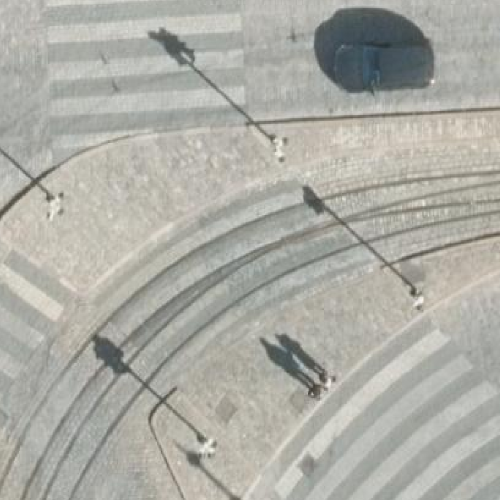
#> input picture hough_transform/16908.png, 1000 x 1000 px (shown at 1/2 size)
$ jupyter execute --allow-errors edge_detection.ipynb
#> lines starting #> are read from the running program, lines starting #| are printed output that depends on the picture; after the words box and inside, x2 and y2 are one past the last pixel; in counts of white or black regions, pixels touching at a corner belong together
### Edge detection and probabilistic hough line detection

[cell 1]
import numpy as np
import cv2
from matplotlib import pyplot as plt

[cell 2]
# Reference for canny edge detection http://homepages.inf.ed.ac.uk/rbf/HIPR2/canny.htm
# HoughLines can only be implemented in binary image. In our case thresholding or canny operation are suitable methods.

[cell 3]
img = cv2.imread('test.png')
#> (the rest of this cell did not finish here and is left out)

#> (a cell that did not finish here is left out)

[cell 5]
plt.figure(figsize=(40,120))
#> (the rest of this cell did not finish here and is left out)

#> (a cell that did not finish here is left out)

[cell 7]
## Parameters for cv2.HoughLinesP
# dst: Output of the edge detector. It should be a grayscale image (although in fact it is a binary one)
# lines: A vector that will store the parameters (x_{start}, y_{start}, x_{end}, y_{end}) of the detected lines
# rho : The resolution of the parameter r in pixels. We use 1 pixel.
# theta: The resolution of the parameter \theta in radians. We use 1 degree (CV_PI/180)
# threshold: The minimum number of intersections to “detect” a line
# minLinLength: The minimum number of points that can form a line. Lines with less than this number of points are disregarded.
# maxLineGap: The maximum gap between two points to be considered in the same line.

[cell 8]
img = cv2.imread('52758.png')
#> (the rest of this cell did not finish here and is left out)

#> (a cell that did not finish here is left out)

[cell 10]
img = cv2.imread('52758.png')
#> (the rest of this cell did not finish here and is left out)

#> (a cell that did not finish here is left out)

#> (a cell that did not finish here is left out)

[cell 13]
img = cv2.imread('16908.png')
#> img is the input picture: shape (1000, 1000, 3); mean B, G, R 165.5, 173, 172.9
plt.imshow(img)
gray = cv2.cvtColor(img,cv2.COLOR_BGR2GRAY)
thresh, blackAndWhiteImage=cv2.threshold(gray,180,255, cv2.THRESH_BINARY) # try relacing lower threshold here to 180 and run HoughLinesP block below
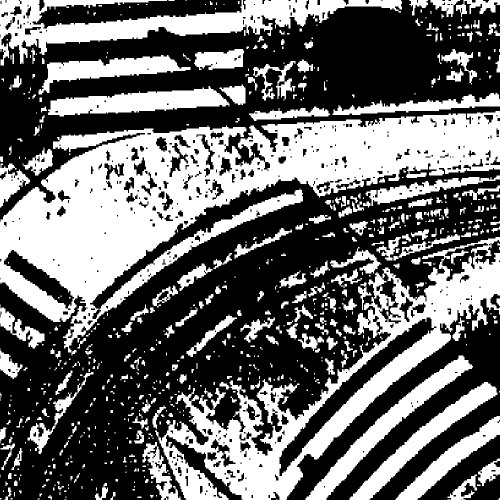
#> blackAndWhiteImage: shape (1000, 1000) (shown at 1/2 size); 41.7% white; 668 white regions (289 under 20 px), largest, box (x1, y1, x2, y2) and area: (0, 222, 1000, 711) 167894, (310, 474, 1000, 1000) 76446, (0, 0, 804, 131) 33681
#plt.figure(figsize=(10,20))
#plt.imshow(np.hstack((gray,blackAndWhiteImage)))
blurb = cv2.GaussianBlur(blackAndWhiteImage,(7,7),50)
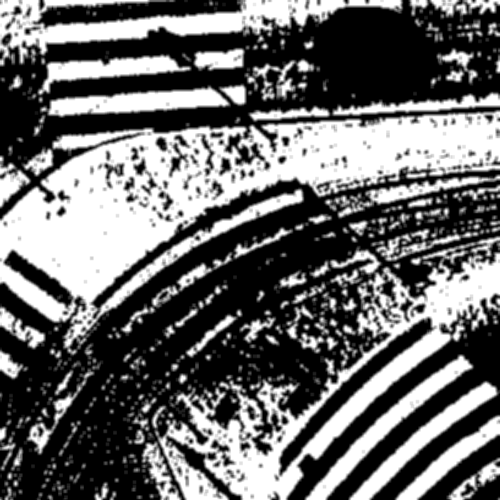
#> blurb: shape (1000, 1000) (shown at 1/2 size); min 0, max 255, mean 106.3
plt.imshow(np.hstack((gray,blackAndWhiteImage,blurb)))
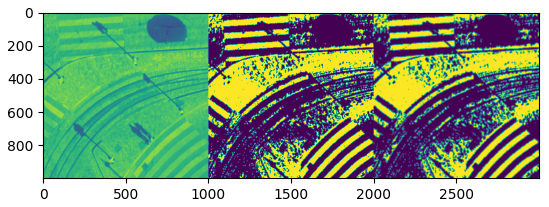
#> figure drawn by matplotlib, 1 panel; B, G, R data is drawn as R, G, B

[cell 14]
linesP = cv2.HoughLinesP(blurb,1, np.pi /180,20, None,70,10)
#> linesP = 2575 rows, first 6: [30, 403, 769, 233], [627, 388, 999, 260], [721, 608, 800, 672], [0, 472, 999, 186], [588, 377, 999, 244], [0, 516, 964, 222]
if linesP is not None:
        for i in range(0, len(linesP)):
            l = linesP[i][0]
            cv2.line(img, (l[0], l[1]), (l[2], l[3]), (0,0,255), 3, cv2.LINE_AA)
#> this loop made 2575 passes
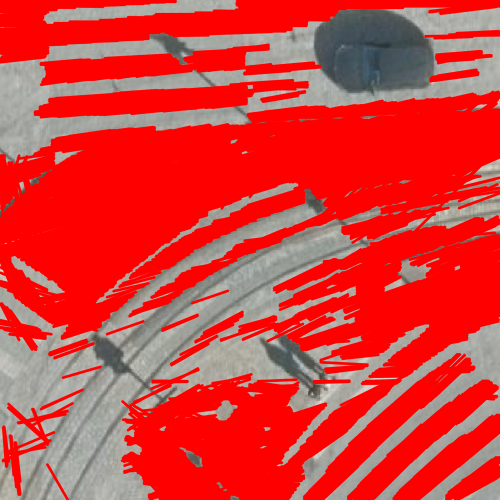
#> img: shape (1000, 1000, 3) (shown at 1/2 size); mean B, G, R 60.2, 62.4, 214.5
plt.imshow(img)
img = cv2.imread('16908.png')
#The image has clearly captured zebra-cross but the middle section is also captured.

[cell 15]
img = cv2.imread('16908.png')
gray = cv2.cvtColor(img,cv2.COLOR_BGR2GRAY)
edge=cv2.Canny(gray,7,200,apertureSize=3,L2gradient=True)
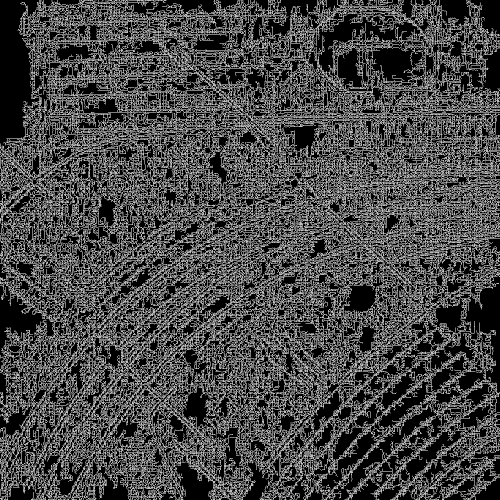
#> edge: shape (1000, 1000) (shown at 1/2 size); 28.3% white in thin lines or dots
blur = cv2.GaussianBlur(edge,(3,3),2)
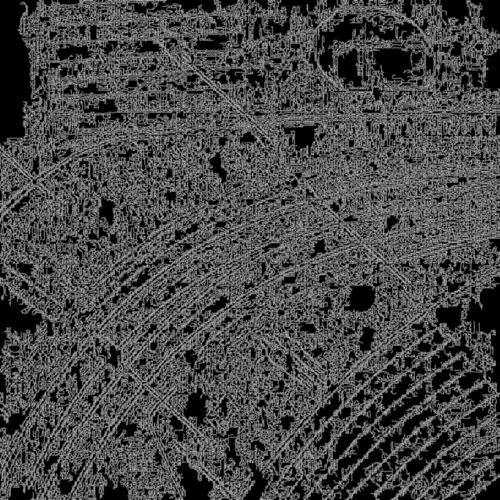
#> blur: shape (1000, 1000) (shown at 1/2 size); min 0, max 222, mean 72.2
plt.imshow(np.hstack((gray,edge,blur)))
#plt.imshow(edge)
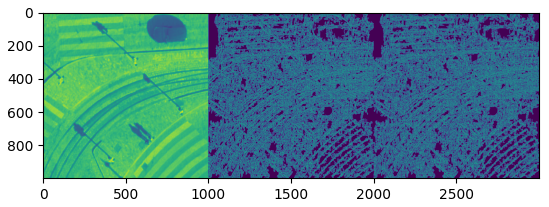
#> figure drawn by matplotlib, 1 panel

$ run again, with hough_transform/38.png copied over hough_transform/16908.png
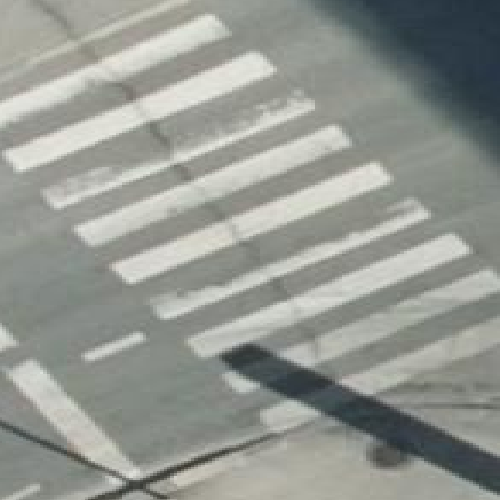
#> input picture hough_transform/38.png, 500 x 500 px
#> img is the input picture: shape (500, 500, 3); mean B, G, R 145.1, 151.1, 147.7
#> `thresh, blackAndWhiteImage=cv2.threshold(gray,180,255, cv2.THRESH_BINA..`:
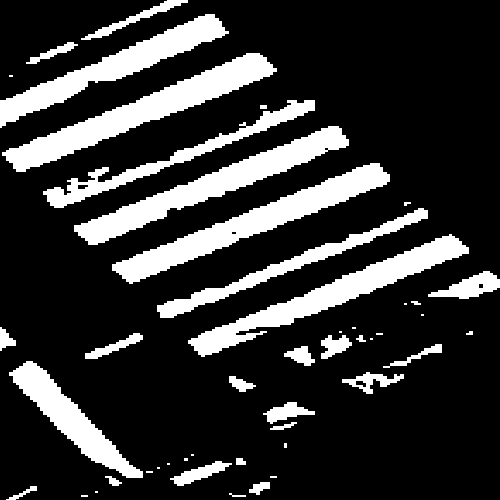
#> blackAndWhiteImage: shape (500, 500); 20.3% white; 47 white regions (16 under 20 px), largest, box (x1, y1, x2, y2) and area: (2, 53, 277, 172) 7294, (112, 163, 390, 284) 6947, (74, 126, 349, 245) 6700
#> linesP = 365 rows, first 6: [191, 353, 471, 251], [172, 320, 419, 205], [191, 349, 441, 233], [111, 273, 378, 160], [191, 350, 471, 248], [169, 320, 327, 240]
#> the loop `for i in range(0, len(linesP)):` made 365 passes
#> edge: shape (500, 500); 3.8% white in thin lines or dots, all inside (x1, y1, x2, y2) = (0, 125, 500, 500)
#> `[cell 15] img = cv2.imread('16908.png') gray = cv2.cvtColor(img,cv2.CO..`:
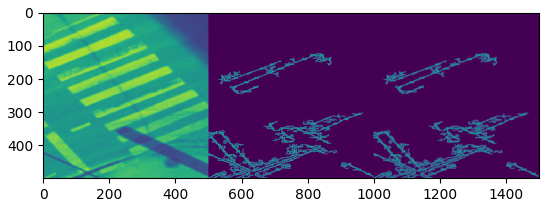
#> figure drawn by matplotlib, 1 panel
